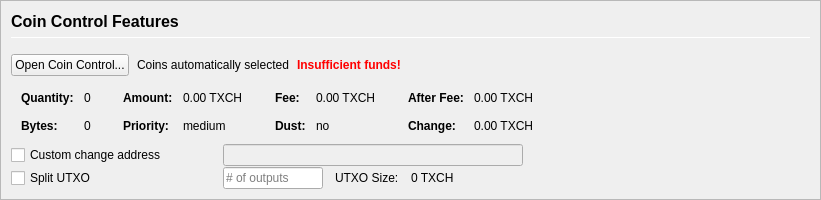
         <widget class="QFrame" name="frameCoinControl">
          <property name="sizePolicy">
           <sizepolicy hsizetype="Expanding" vsizetype="Expanding">
            <horstretch>0</horstretch>
            <verstretch>0</verstretch>
           </sizepolicy>
          </property>
          <property name="maximumSize">
           <size>
            <width>16777215</width>
            <height>16777215</height>
           </size>
          </property>
          <property name="frameShape">
           <enum>QFrame::StyledPanel</enum>
          </property>
          <property name="frameShadow">
           <enum>QFrame::Sunken</enum>
          </property>
          <layout class="QVBoxLayout" name="verticalLayoutCoinControl2">
           <property name="spacing">
            <number>0</number>
           </property>
           <property name="leftMargin">
            <number>0</number>
           </property>
           <property name="topMargin">
            <number>0</number>
           </property>
           <property name="rightMargin">
            <number>0</number>
           </property>
           <property name="bottomMargin">
            <number>0</number>
           </property>
           <item>
            <widget class="QFrame" name="frameCoinControl_BG">
             <layout class="QVBoxLayout" name="verticalLayoutCoinControl" stretch="0,0,0,0,0,0">
              <property name="spacing">
               <number>1</number>
              </property>
              <property name="leftMargin">
               <number>10</number>
              </property>
              <property name="topMargin">
               <number>10</number>
              </property>
              <item>
               <layout class="QHBoxLayout" name="horizontalLayoutCoinControl1">
                <property name="bottomMargin">
                 <number>15</number>
                </property>
                <item>
                 <layout class="QVBoxLayout" name="verticalLayout_3">
                  <property name="spacing">
                   <number>6</number>
                  </property>
                  <item>
                   <widget class="QLabel" name="labelCoinControlFeatures">
                    <property name="sizePolicy">
                     <sizepolicy hsizetype="Preferred" vsizetype="Maximum">
                      <horstretch>0</horstretch>
                      <verstretch>0</verstretch>
                     </sizepolicy>
                    </property>
                    <property name="minimumSize">
                     <size>
                      <width>0</width>
                      <height>20</height>
                     </size>
                    </property>
                    <property name="font">
                     <font>
                      <pointsize>12</pointsize>
                      <weight>75</weight>
                      <bold>true</bold>
                     </font>
                    </property>
                    <property name="styleSheet">
                     <string notr="true">font-weight:bold;</string>
                    </property>
                    <property name="text">
                     <string>Coin Control Features</string>
                    </property>
                   </widget>
                  </item>
                  <item>
                   <widget class="Line" name="line">
                    <property name="minimumSize">
                     <size>
                      <width>0</width>
                      <height>1</height>
                     </size>
                    </property>
                    <property name="maximumSize">
                     <size>
                      <width>16777215</width>
                      <height>1</height>
                     </size>
                    </property>
                    <property name="orientation">
                     <enum>Qt::Horizontal</enum>
                    </property>
                   </widget>
                  </item>
                 </layout>
                </item>
               </layout>
              </item>
              <item>
               <layout class="QHBoxLayout" name="horizontalLayoutCoinControl2" stretch="0,0,0,0">
                <property name="spacing">
                 <number>8</number>
                </property>
                <property name="bottomMargin">
                 <number>10</number>
                </property>
                <item>
                 <widget class="QPushButton" name="pushButtonCoinControl">
                  <property name="styleSheet">
                   <string notr="true"/>
                  </property>
                  <property name="text">
                   <string>Open Coin Control...</string>
                  </property>
                  <property name="autoDefault">
                   <bool>false</bool>
                  </property>
                 </widget>
                </item>
                <item>
                 <widget class="QLabel" name="labelCoinControlAutomaticallySelected">
                  <property name="text">
                   <string>Coins automatically selected</string>
                  </property>
                  <property name="margin">
                   <number>5</number>
                  </property>
                 </widget>
                </item>
                <item>
                 <widget class="QLabel" name="labelCoinControlInsuffFunds">
                  <property name="font">
                   <font>
                    <weight>75</weight>
                    <bold>true</bold>
                   </font>
                  </property>
                  <property name="styleSheet">
                   <string notr="true">color:red;font-weight:bold;</string>
                  </property>
                  <property name="text">
                   <string>Insufficient funds!</string>
                  </property>
                  <property name="margin">
                   <number>5</number>
                  </property>
                 </widget>
                </item>
                <item>
                 <spacer name="horizontalSpacerCoinControl">
                  <property name="orientation">
                   <enum>Qt::Horizontal</enum>
                  </property>
                  <property name="sizeHint" stdset="0">
                   <size>
                    <width>40</width>
                    <height>1</height>
                   </size>
                  </property>
                 </spacer>
                </item>
               </layout>
              </item>
              <item>
               <widget class="QWidget" name="widgetCoinControl" native="true">
                <property name="sizePolicy">
                 <sizepolicy hsizetype="Preferred" vsizetype="Preferred">
                  <horstretch>0</horstretch>
                  <verstretch>0</verstretch>
                 </sizepolicy>
                </property>
                <property name="minimumSize">
                 <size>
                  <width>0</width>
                  <height>0</height>
                 </size>
                </property>
                <property name="styleSheet">
                 <string notr="true"/>
                </property>
                <layout class="QHBoxLayout" name="horizontalLayoutCoinControl5">
                 <property name="leftMargin">
                  <number>0</number>
                 </property>
                 <property name="topMargin">
                  <number>0</number>
                 </property>
                 <property name="rightMargin">
                  <number>0</number>
                 </property>
                 <property name="bottomMargin">
                  <number>0</number>
                 </property>
                 <item>
                  <layout class="QHBoxLayout" name="horizontalLayoutCoinControl3" stretch="0,0,0,1">
                   <property name="spacing">
                    <number>20</number>
                   </property>
                   <property name="topMargin">
                    <number>0</number>
                   </property>
                   <property name="bottomMargin">
                    <number>10</number>
                   </property>
                   <item>
                    <layout class="QFormLayout" name="formLayoutCoinControl1">
                     <property name="horizontalSpacing">
                      <number>10</number>
                     </property>
                     <property name="verticalSpacing">
                      <number>14</number>
                     </property>
                     <property name="leftMargin">
                      <number>10</number>
                     </property>
                     <property name="topMargin">
                      <number>4</number>
                     </property>
                     <property name="rightMargin">
                      <number>6</number>
                     </property>
                     <item row="0" column="0">
                      <widget class="QLabel" name="labelCoinControlQuantityText">
                       <property name="font">
                        <font>
                         <weight>75</weight>
                         <bold>true</bold>
                        </font>
                       </property>
                       <property name="text">
                        <string>Quantity:</string>
                       </property>
                       <property name="margin">
                        <number>0</number>
                       </property>
                      </widget>
                     </item>
                     <item row="0" column="1">
                      <widget class="QLabel" name="labelCoinControlQuantity">
                       <property name="cursor">
                        <cursorShape>IBeamCursor</cursorShape>
                       </property>
                       <property name="contextMenuPolicy">
                        <enum>Qt::ActionsContextMenu</enum>
                       </property>
                       <property name="text">
                        <string notr="true">0</string>
                       </property>
                       <property name="margin">
                        <number>0</number>
                       </property>
                       <property name="textInteractionFlags">
                        <set>Qt::LinksAccessibleByMouse|Qt::TextSelectableByKeyboard|Qt::TextSelectableByMouse</set>
                       </property>
                      </widget>
                     </item>
                     <item row="1" column="0">
                      <widget class="QLabel" name="labelCoinControlBytesText">
                       <property name="font">
                        <font>
                         <weight>75</weight>
                         <bold>true</bold>
                        </font>
                       </property>
                       <property name="text">
                        <string>Bytes:</string>
                       </property>
                      </widget>
                     </item>
                     <item row="1" column="1">
                      <widget class="QLabel" name="labelCoinControlBytes">
                       <property name="cursor">
                        <cursorShape>IBeamCursor</cursorShape>
                       </property>
                       <property name="contextMenuPolicy">
                        <enum>Qt::ActionsContextMenu</enum>
                       </property>
                       <property name="text">
                        <string notr="true">0</string>
                       </property>
                       <property name="textInteractionFlags">
                        <set>Qt::LinksAccessibleByMouse|Qt::TextSelectableByKeyboard|Qt::TextSelectableByMouse</set>
                       </property>
                      </widget>
                     </item>
                    </layout>
                   </item>
                   <item>
                    <layout class="QFormLayout" name="formLayoutCoinControl2">
                     <property name="horizontalSpacing">
                      <number>10</number>
                     </property>
                     <property name="verticalSpacing">
                      <number>14</number>
                     </property>
                     <property name="leftMargin">
                      <number>6</number>
                     </property>
                     <property name="topMargin">
                      <number>4</number>
                     </property>
                     <property name="rightMargin">
                      <number>6</number>
                     </property>
                     <item row="0" column="0">
                      <widget class="QLabel" name="labelCoinControlAmountText">
                       <property name="font">
                        <font>
                         <weight>75</weight>
                         <bold>true</bold>
                        </font>
                       </property>
                       <property name="text">
                        <string>Amount:</string>
                       </property>
                       <property name="margin">
                        <number>0</number>
                       </property>
                      </widget>
                     </item>
                     <item row="0" column="1">
                      <widget class="QLabel" name="labelCoinControlAmount">
                       <property name="cursor">
                        <cursorShape>IBeamCursor</cursorShape>
                       </property>
                       <property name="contextMenuPolicy">
                        <enum>Qt::ActionsContextMenu</enum>
                       </property>
                       <property name="text">
                        <string notr="true">0.00 TXCH</string>
                       </property>
                       <property name="textInteractionFlags">
                        <set>Qt::LinksAccessibleByMouse|Qt::TextSelectableByKeyboard|Qt::TextSelectableByMouse</set>
                       </property>
                      </widget>
                     </item>
                     <item row="1" column="0">
                      <widget class="QLabel" name="labelCoinControlPriorityText">
                       <property name="font">
                        <font>
                         <weight>75</weight>
                         <bold>true</bold>
                        </font>
                       </property>
                       <property name="text">
                        <string>Priority:</string>
                       </property>
                      </widget>
                     </item>
                     <item row="1" column="1">
                      <widget class="QLabel" name="labelCoinControlPriority">
                       <property name="cursor">
                        <cursorShape>IBeamCursor</cursorShape>
                       </property>
                       <property name="contextMenuPolicy">
                        <enum>Qt::ActionsContextMenu</enum>
                       </property>
                       <property name="text">
                        <string>medium</string>
                       </property>
                       <property name="textInteractionFlags">
                        <set>Qt::LinksAccessibleByMouse|Qt::TextSelectableByKeyboard|Qt::TextSelectableByMouse</set>
                       </property>
                      </widget>
                     </item>
                    </layout>
                   </item>
                   <item>
                    <layout class="QFormLayout" name="formLayoutCoinControl3">
                     <property name="horizontalSpacing">
                      <number>10</number>
                     </property>
                     <property name="verticalSpacing">
                      <number>14</number>
                     </property>
                     <property name="leftMargin">
                      <number>6</number>
                     </property>
                     <property name="topMargin">
                      <number>4</number>
                     </property>
                     <property name="rightMargin">
                      <number>6</number>
                     </property>
                     <item row="0" column="0">
                      <widget class="QLabel" name="labelCoinControlFeeText">
                       <property name="font">
                        <font>
                         <weight>75</weight>
                         <bold>true</bold>
                        </font>
                       </property>
                       <property name="text">
                        <string>Fee:</string>
                       </property>
                       <property name="margin">
                        <number>0</number>
                       </property>
                      </widget>
                     </item>
                     <item row="0" column="1">
                      <widget class="QLabel" name="labelCoinControlFee">
                       <property name="cursor">
                        <cursorShape>IBeamCursor</cursorShape>
                       </property>
                       <property name="contextMenuPolicy">
                        <enum>Qt::ActionsContextMenu</enum>
                       </property>
                       <property name="text">
                        <string notr="true">0.00 TXCH</string>
                       </property>
                       <property name="textInteractionFlags">
                        <set>Qt::LinksAccessibleByMouse|Qt::TextSelectableByKeyboard|Qt::TextSelectableByMouse</set>
                       </property>
                      </widget>
                     </item>
                     <item row="1" column="0">
                      <widget class="QLabel" name="labelCoinControlLowOutputText">
                       <property name="font">
                        <font>
                         <weight>75</weight>
                         <bold>true</bold>
                        </font>
                       </property>
                       <property name="text">
                        <string>Dust:</string>
                       </property>
                      </widget>
                     </item>
                     <item row="1" column="1">
                      <widget class="QLabel" name="labelCoinControlLowOutput">
                       <property name="cursor">
                        <cursorShape>IBeamCursor</cursorShape>
                       </property>
                       <property name="contextMenuPolicy">
                        <enum>Qt::ActionsContextMenu</enum>
                       </property>
                       <property name="text">
                        <string>no</string>
                       </property>
                       <property name="textInteractionFlags">
                        <set>Qt::LinksAccessibleByMouse|Qt::TextSelectableByKeyboard|Qt::TextSelectableByMouse</set>
                       </property>
                      </widget>
                     </item>
                    </layout>
                   </item>
                   <item>
                    <layout class="QFormLayout" name="formLayoutCoinControl4">
                     <property name="horizontalSpacing">
                      <number>10</number>
                     </property>
                     <property name="verticalSpacing">
                      <number>14</number>
                     </property>
                     <property name="leftMargin">
                      <number>6</number>
                     </property>
                     <property name="topMargin">
                      <number>4</number>
                     </property>
                     <property name="rightMargin">
                      <number>6</number>
                     </property>
                     <item row="0" column="0">
                      <widget class="QLabel" name="labelCoinControlAfterFeeText">
                       <property name="font">
                        <font>
                         <weight>75</weight>
                         <bold>true</bold>
                        </font>
                       </property>
                       <property name="text">
                        <string>After Fee:</string>
                       </property>
                       <property name="margin">
                        <number>0</number>
                       </property>
                      </widget>
                     </item>
                     <item row="0" column="1">
                      <widget class="QLabel" name="labelCoinControlAfterFee">
                       <property name="cursor">
                        <cursorShape>IBeamCursor</cursorShape>
                       </property>
                       <property name="contextMenuPolicy">
                        <enum>Qt::ActionsContextMenu</enum>
                       </property>
                       <property name="text">
                        <string notr="true">0.00 TXCH</string>
                       </property>
                       <property name="textInteractionFlags">
                        <set>Qt::LinksAccessibleByMouse|Qt::TextSelectableByKeyboard|Qt::TextSelectableByMouse</set>
                       </property>
                      </widget>
                     </item>
                     <item row="1" column="0">
                      <widget class="QLabel" name="labelCoinControlChangeText">
                       <property name="font">
                        <font>
                         <weight>75</weight>
                         <bold>true</bold>
                        </font>
                       </property>
                       <property name="text">
                        <string>Change:</string>
                       </property>
                      </widget>
                     </item>
                     <item row="1" column="1">
                      <widget class="QLabel" name="labelCoinControlChange">
                       <property name="cursor">
                        <cursorShape>IBeamCursor</cursorShape>
                       </property>
                       <property name="contextMenuPolicy">
                        <enum>Qt::ActionsContextMenu</enum>
                       </property>
                       <property name="text">
                        <string notr="true">0.00 TXCH</string>
                       </property>
                       <property name="textInteractionFlags">
                        <set>Qt::LinksAccessibleByMouse|Qt::TextSelectableByKeyboard|Qt::TextSelectableByMouse</set>
                       </property>
                      </widget>
                     </item>
                    </layout>
                   </item>
                  </layout>
                 </item>
                </layout>
               </widget>
              </item>
              <item>
               <layout class="QHBoxLayout" name="horizontalLayoutCoinControl4">
                <property name="spacing">
                 <number>12</number>
                </property>
                <property name="sizeConstraint">
                 <enum>QLayout::SetDefaultConstraint</enum>
                </property>
                <property name="topMargin">
                 <number>0</number>
                </property>
                <property name="rightMargin">
                 <number>0</number>
                </property>
                <item>
                 <widget class="QCheckBox" name="checkBoxCoinControlChange">
                  <property name="sizePolicy">
                   <sizepolicy hsizetype="Preferred" vsizetype="Preferred">
                    <horstretch>0</horstretch>
                    <verstretch>0</verstretch>
                   </sizepolicy>
                  </property>
                  <property name="minimumSize">
                   <size>
                    <width>200</width>
                    <height>0</height>
                   </size>
                  </property>
                  <property name="maximumSize">
                   <size>
                    <width>200</width>
                    <height>16777215</height>
                   </size>
                  </property>
                  <property name="toolTip">
                   <string>If this is activated, but the change address is empty or invalid, change will be sent to a newly generated address.</string>
                  </property>
                  <property name="text">
                   <string>Custom change address</string>
                  </property>
                 </widget>
                </item>
                <item>
                 <widget class="QValidatedLineEdit" name="lineEditCoinControlChange">
                  <property name="enabled">
                   <bool>false</bool>
                  </property>
                  <property name="sizePolicy">
                   <sizepolicy hsizetype="Preferred" vsizetype="Preferred">
                    <horstretch>0</horstretch>
                    <verstretch>0</verstretch>
                   </sizepolicy>
                  </property>
                  <property name="minimumSize">
                   <size>
                    <width>300</width>
                    <height>0</height>
                   </size>
                  </property>
                 </widget>
                </item>
                <item>
                 <widget class="QLabel" name="labelCoinControlChangeLabel">
                  <property name="sizePolicy">
                   <sizepolicy hsizetype="Preferred" vsizetype="Preferred">
                    <horstretch>0</horstretch>
                    <verstretch>0</verstretch>
                   </sizepolicy>
                  </property>
                  <property name="minimumSize">
                   <size>
                    <width>100</width>
                    <height>0</height>
                   </size>
                  </property>
                  <property name="text">
                   <string/>
                  </property>
                  <property name="margin">
                   <number>3</number>
                  </property>
                 </widget>
                </item>
               </layout>
              </item>
              <item>
               <layout class="QHBoxLayout" name="horizontalLayoutCoinControl6">
                <property name="spacing">
                 <number>12</number>
                </property>
                <property name="rightMargin">
                 <number>0</number>
                </property>
                <item>
                 <widget class="QCheckBox" name="splitBlockCheckBox">
                  <property name="sizePolicy">
                   <sizepolicy hsizetype="Preferred" vsizetype="Preferred">
                    <horstretch>0</horstretch>
                    <verstretch>0</verstretch>
                   </sizepolicy>
                  </property>
                  <property name="minimumSize">
                   <size>
                    <width>200</width>
                    <height>0</height>
                   </size>
                  </property>
                  <property name="maximumSize">
                   <size>
                    <width>200</width>
                    <height>16777215</height>
                   </size>
                  </property>
                  <property name="text">
                   <string>Split UTXO</string>
                  </property>
                 </widget>
                </item>
                <item>
                 <widget class="QLineEdit" name="splitBlockLineEdit">
                  <property name="sizePolicy">
                   <sizepolicy hsizetype="Preferred" vsizetype="Preferred">
                    <horstretch>50</horstretch>
                    <verstretch>0</verstretch>
                   </sizepolicy>
                  </property>
                  <property name="minimumSize">
                   <size>
                    <width>100</width>
                    <height>0</height>
                   </size>
                  </property>
                  <property name="maximumSize">
                   <size>
                    <width>100</width>
                    <height>16777215</height>
                   </size>
                  </property>
                  <property name="placeholderText">
                   <string># of outputs</string>
                  </property>
                 </widget>
                </item>
                <item>
                 <widget class="QLabel" name="labelBlockSizeText">
                  <property name="text">
                   <string>UTXO Size:</string>
                  </property>
                 </widget>
                </item>
                <item>
                 <widget class="QLabel" name="labelBlockSize">
                  <property name="text">
                   <string>0 TXCH</string>
                  </property>
                 </widget>
                </item>
                <item>
                 <spacer name="horizontalSpacer_7">
                  <property name="orientation">
                   <enum>Qt::Horizontal</enum>
                  </property>
                  <property name="sizeHint" stdset="0">
                   <size>
                    <width>40</width>
                    <height>20</height>
                   </size>
                  </property>
                 </spacer>
                </item>
               </layout>
              </item>
              <item>
               <spacer name="verticalSpacerCoinControl">
                <property name="orientation">
                 <enum>Qt::Vertical</enum>
                </property>
                <property name="sizeHint" stdset="0">
                 <size>
                  <width>800</width>
                  <height>1</height>
                 </size>
                </property>
               </spacer>
              </item>
             </layout>
            </widget>
           </item>
          </layout>
         </widget>
